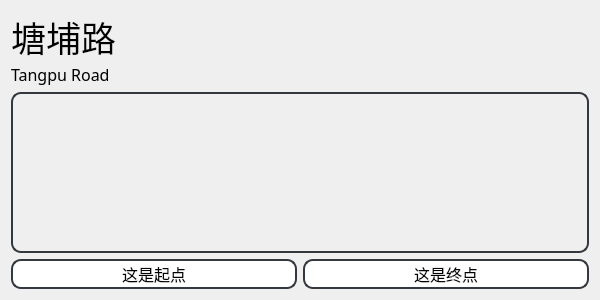
<?xml version="1.0" encoding="UTF-8"?>
<ui version="4.0">
 <class>searched_dialog</class>
 <widget class="QDialog" name="searched_dialog">
  <property name="geometry">
   <rect>
    <x>0</x>
    <y>0</y>
    <width>600</width>
    <height>300</height>
   </rect>
  </property>
  <property name="font">
   <font>
    <family>黑体</family>
    <pointsize>12</pointsize>
   </font>
  </property>
  <property name="windowTitle">
   <string>鹅山通</string>
  </property>
  <property name="windowIcon">
   <iconset>
    <normaloff>icon.svg</normaloff>icon.svg</iconset>
  </property>
  <property name="layoutDirection">
   <enum>Qt::RightToLeft</enum>
  </property>
  <layout class="QVBoxLayout" stretch="1,6,1">
   <item>
    <layout class="QHBoxLayout" name="horizontalLayout_2" stretch="100,100,500">
     <property name="spacing">
      <number>0</number>
     </property>
     <item>
      <layout class="QVBoxLayout" name="number_1">
       <property name="leftMargin">
        <number>3</number>
       </property>
       <property name="rightMargin">
        <number>3</number>
       </property>
      </layout>
     </item>
     <item>
      <layout class="QVBoxLayout" name="number_2">
       <property name="leftMargin">
        <number>3</number>
       </property>
       <property name="rightMargin">
        <number>3</number>
       </property>
      </layout>
     </item>
     <item>
      <layout class="QVBoxLayout" name="verticalLayout">
       <item>
        <widget class="QLabel" name="nameChinese">
         <property name="sizePolicy">
          <sizepolicy hsizetype="Preferred" vsizetype="Fixed">
           <horstretch>0</horstretch>
           <verstretch>0</verstretch>
          </sizepolicy>
         </property>
         <property name="font">
          <font>
           <family>黑体</family>
           <pointsize>26</pointsize>
           <weight>50</weight>
           <bold>false</bold>
           <underline>false</underline>
          </font>
         </property>
         <property name="text">
          <string>塘埔路</string>
         </property>
         <property name="textFormat">
          <enum>Qt::AutoText</enum>
         </property>
         <property name="alignment">
          <set>Qt::AlignBottom|Qt::AlignLeading|Qt::AlignLeft</set>
         </property>
        </widget>
       </item>
       <item>
        <widget class="QLabel" name="nameEnglish">
         <property name="sizePolicy">
          <sizepolicy hsizetype="Preferred" vsizetype="Fixed">
           <horstretch>0</horstretch>
           <verstretch>0</verstretch>
          </sizepolicy>
         </property>
         <property name="font">
          <font>
           <family>微软雅黑 Light</family>
           <pointsize>12</pointsize>
           <weight>50</weight>
           <bold>false</bold>
          </font>
         </property>
         <property name="text">
          <string>Tangpu Road</string>
         </property>
         <property name="textFormat">
          <enum>Qt::AutoText</enum>
         </property>
         <property name="alignment">
          <set>Qt::AlignLeading|Qt::AlignLeft|Qt::AlignTop</set>
         </property>
        </widget>
       </item>
      </layout>
     </item>
    </layout>
   </item>
   <item>
    <widget class="QScrollArea" name="scrollArea">
     <property name="sizePolicy">
      <sizepolicy hsizetype="Expanding" vsizetype="Expanding">
       <horstretch>0</horstretch>
       <verstretch>0</verstretch>
      </sizepolicy>
     </property>
     <property name="layoutDirection">
      <enum>Qt::LeftToRight</enum>
     </property>
     <property name="styleSheet">
      <string notr="true">#scrollArea {
	border-radius: 10px;
	border: 2px solid #33373E;
	border-style: solid;
	padding: 10px;
}
QScrollBar:vertical {
border: none;
width: 10px;
margin: 0px 0 0px 0;
}
QScrollBar::handle:vertical {
background: Gainsboro;
min-height: 20px;
border-radius: 5px;
border: none;
}
QScrollBar::add-line:vertical {
border: 0px solid grey;
height: 0px;
subcontrol-position: bottom;
subcontrol-origin: margin;
}
QScrollBar::sub-line:vertical {
border: 0px solid grey;
height: 0px;
subcontrol-position: top;
subcontrol-origin: margin;
}
QScrollBar::add-page:vertical, QScrollBar::sub-page:vertical {
background: none;
width: 0px;
height: 0px;
}
QScrollBar::handle:vertical:hover,QScrollBar::handle:vertical:pressed{
background: rgb(209, 209, 209);
min-height: 20px;
border-radius: 5px;
border: none;
}</string>
     </property>
     <property name="widgetResizable">
      <bool>true</bool>
     </property>
     <widget class="QWidget" name="scrollAreaWidgetContents">
      <property name="geometry">
       <rect>
        <x>0</x>
        <y>0</y>
        <width>558</width>
        <height>148</height>
       </rect>
      </property>
      <property name="layoutDirection">
       <enum>Qt::LeftToRight</enum>
      </property>
     </widget>
    </widget>
   </item>
   <item>
    <layout class="QHBoxLayout" name="horizontalLayout" stretch="1,1">
     <item>
      <widget class="QPushButton" name="end">
       <property name="sizePolicy">
        <sizepolicy hsizetype="Preferred" vsizetype="Fixed">
         <horstretch>0</horstretch>
         <verstretch>0</verstretch>
        </sizepolicy>
       </property>
       <property name="minimumSize">
        <size>
         <width>0</width>
         <height>30</height>
        </size>
       </property>
       <property name="maximumSize">
        <size>
         <width>16777215</width>
         <height>30</height>
        </size>
       </property>
       <property name="font">
        <font>
         <family>黑体</family>
         <pointsize>12</pointsize>
        </font>
       </property>
       <property name="styleSheet">
        <string notr="true">QPushButton {
	border-radius: 10px;
	border: 2px solid #33373E;
    background-color: #FFFFFF;    
}
QPushButton:hover {
    background-color: rgb(209, 209, 209);
}
QPushButton:pressed {
    background-color: rgb(190, 190, 190);
}</string>
       </property>
       <property name="text">
        <string>这是终点</string>
       </property>
      </widget>
     </item>
     <item>
      <widget class="QPushButton" name="start">
       <property name="sizePolicy">
        <sizepolicy hsizetype="Preferred" vsizetype="Fixed">
         <horstretch>0</horstretch>
         <verstretch>0</verstretch>
        </sizepolicy>
       </property>
       <property name="minimumSize">
        <size>
         <width>0</width>
         <height>30</height>
        </size>
       </property>
       <property name="font">
        <font>
         <family>黑体</family>
         <pointsize>12</pointsize>
        </font>
       </property>
       <property name="styleSheet">
        <string notr="true">QPushButton {
	border-radius: 10px;
	border: 2px solid #33373E;
    background-color: #FFFFFF;    
}
QPushButton:hover {
    background-color: rgb(209, 209, 209); 
}
QPushButton:pressed {
    background-color: rgb(190, 190, 190); 
}</string>
       </property>
       <property name="text">
        <string>这是起点</string>
       </property>
      </widget>
     </item>
    </layout>
   </item>
  </layout>
 </widget>
 <resources/>
 <connections/>
</ui>
